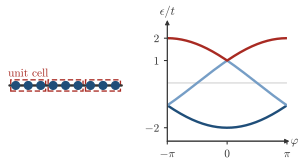

Generate this figure with Python:
"""Session 2, section 2.7, the uniform chain described with a cell of three sites, in the feedback of a quiz. The band
folds into three bands.

The bands come from the pyqula script webnotes/scripts/session02/g2_chain_fold.py, chain().get_supercell(3) with
tij=[-1.], the sign of (2.5), and they are asserted against the branches -2t cos[(phi + 2 pi m)/3]. The left panel is a
drawing of the chain with no axes."""
import os, sys
sys.path.insert(0, os.path.join(os.path.dirname(os.path.abspath(__file__)), ".."))
import numpy as np
import matplotlib.pyplot as plt
import style

t = 1.0
d = style.run_script('session02/g2_chain_fold.py')
p, B = d['phi'], d['bands']                                         # phase of the large cell, phi = 3 k a
ref = np.sort(np.array([[-2 * t * np.cos((f + 2 * np.pi * m) / 3) for m in range(3)] for f in p]), axis=1)
assert np.allclose(B, ref, atol=1e-9)                                # the folded cosine
assert np.isclose(p[200], 0) and np.allclose(B[200], [-2, 1, 1])      # phi=0 gives -2t, t, t as in the quiz
fig = plt.figure(figsize=(9.6 * style.CM, 4.0 * style.CM))
gs = fig.add_gridspec(1, 2, width_ratios=[1.0, 1.0], wspace=0.35)
axL = fig.add_subplot(gs[0]); axR = fig.add_subplot(gs[1])
axL.axis('off'); axL.set_aspect('equal')
x = np.arange(9)
axL.plot([-0.5, 8.5], [0, 0], color=style.INK, lw=1.8)
axL.scatter(x, np.zeros(9), s=34, color=style.ACCENT, zorder=3)
for c in range(3):
    axL.add_patch(plt.Rectangle((3 * c - 0.4, -0.45), 2.8, 0.9, facecolor='none', edgecolor=style.BROKEN, lw=1.0, ls=(0, (4, 2))))
style.label(axL, 1.0, 0.95, 'unit cell', color=style.BROKEN, fontsize=8.5)
axL.set_xlim(-0.8, 8.8); axL.set_ylim(-1.0, 1.4)
for j, c in enumerate((style.ACCENT, style.LIGHT, style.BROKEN)):
    axR.plot(p, B[:, j], color=c)
style.guide(axR, y=0)
style.arrows(axR, xlabel=r'$\varphi$', ylabel=r'$\epsilon/t$')
axR.set_xlim(-np.pi, np.pi); axR.set_ylim(-2.6, 2.6)
axR.set_xticks([-np.pi, 0, np.pi]); axR.set_xticklabels([r'$-\pi$', r'$0$', r'$\pi$'])
axR.set_yticks([-2, 1, 2]); axR.set_yticklabels(['$-2$', '$1$', '$2$'])
axR.tick_params(length=2.5, labelsize=8.5)
axR.spines['bottom'].set_visible(True); axR.spines['left'].set_visible(True)
style.save(fig, __file__)
